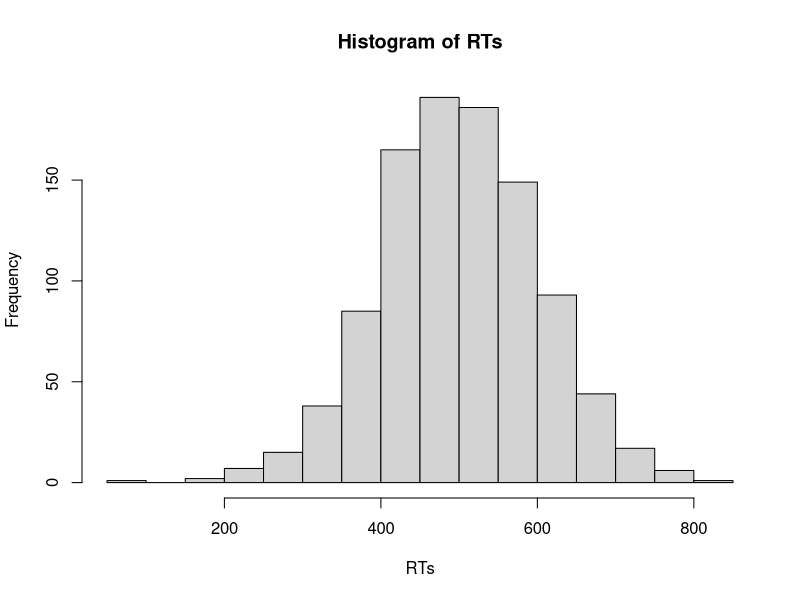
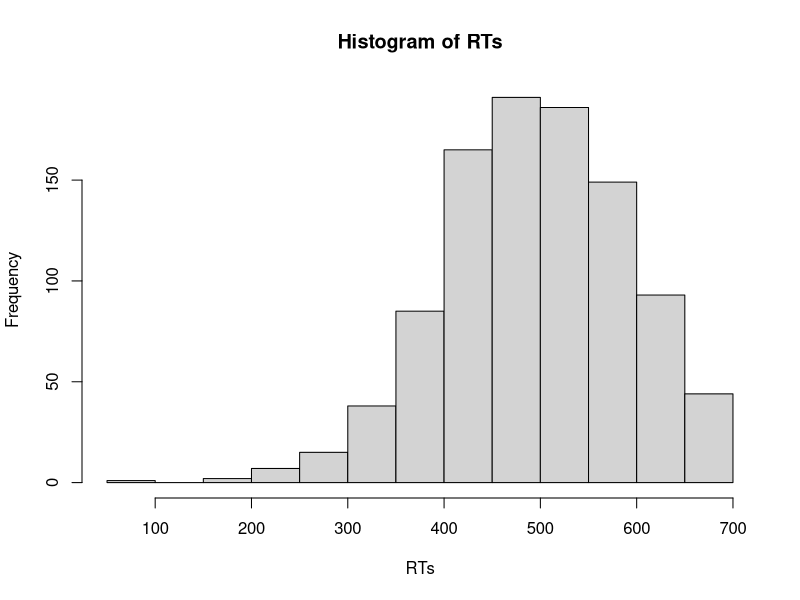
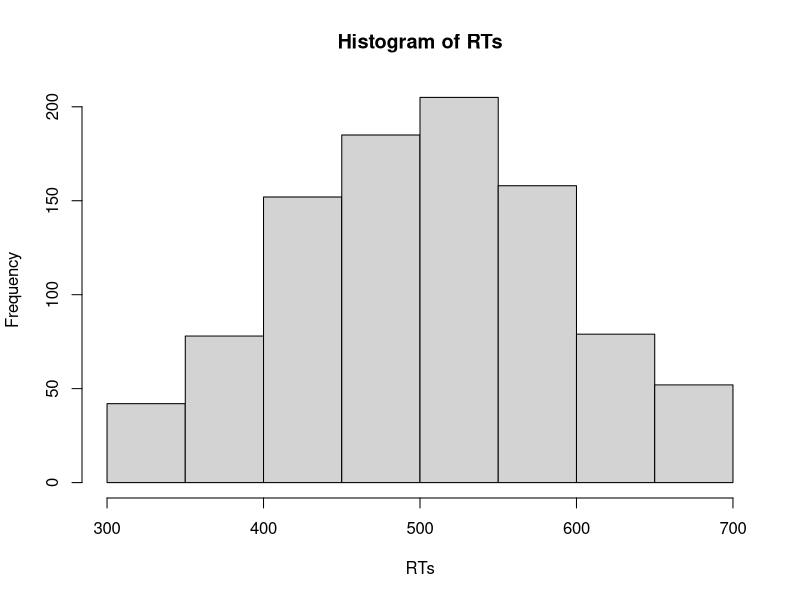

The R source for these figures, in order:
## ---- chunk 1
2.5 * 10
2.5 + (9 / 4)
## ---- chunk 2
# Hier werden zwei Variablen - x und y - definiert
x <- 2
y <- 3
## ---- chunk 3
x
## ---- chunk 4
x + y

x * y
## ---- chunk 5
z <- x * 10
## ---- chunk 6
x

z
## ---- chunk 7
# Beispiele für gute Variablennamen

durchschnittliches_Alter <- 23

MW_Alter <- 23

durchschnittliches_Evaluationsergebnis_KursA <- 2

MW_Evaluationsergebnis_KursA <- 2
## ---- chunk 8
round(0.0249, 3)
## ---- chunk 9
round(x = 0.0249, digits = 3)
## ---- chunk 10
round(digits = 3, x = 0.0249)
## ---- chunk 11
round(0.0249, 3)

round(0.0249)
## ---- chunk 12
# Hier wird ein numerischer Vektor mit den Elementen 1 bis 10 erstellt. 
# Mit einem Doppelpunkt können alle ganzen Zahlen zwischen den beiden angegebenen Zahlen angesprochen werden.
Vektor_numeric <- c(1, 2, 3, 4, 5, 6:10)
## ---- chunk 13
mode(Vektor_numeric)
## ---- chunk 14
Vektor_numeric * 2
## ---- chunk 15
punkte_MC_Fragen <- c(5, 2, 2, 4, 3, 2, 1, 0, 1, 4)

punkte_offene_Fragen <- c(3, 4, 5, 0, 2, 3, 1, 3, 5, 1)

klausurergebnis <- punkte_MC_Fragen + punkte_offene_Fragen

klausurergebnis
## ---- chunk 16
"Alpha" 

'Beta'

Vektor_character <- c("Lea", "Luke", "Han", "Chewy") 

mode(Vektor_character)
## ---- chunk 17
Geschlecht <- c("männlich", "weiblich", "weiblich", "divers", "weiblich")

Studienfach <- c("Psychologie", "Medizin", "Informatik", "Sportwissenschaft", "Biologie")
## ---- chunk 18
TRUE 

FALSE

Vektor_logical <- c(TRUE, TRUE, FALSE, TRUE) 

mode(Vektor_logical)
## ---- chunk 19
# Hier wird festgehalten, welche Versuchspersonen (id) die Studie 
# vollständig abgeschlossen haben (Studie_abgeschlossen)

id <- 1:10

Studie_abgeschlossen <- c(TRUE, TRUE, FALSE, TRUE, TRUE, FALSE, FALSE, TRUE, TRUE, TRUE) 
## ---- chunk 20
## Logisches UND (&)

TRUE & TRUE

TRUE & FALSE

FALSE & FALSE
## ---- chunk 21
## Logisches ODER (|)

TRUE | TRUE

TRUE | FALSE

FALSE | FALSE
## ---- chunk 22
## Logisches NICHT (!)

!TRUE

!FALSE
## ---- chunk 23
!TRUE & FALSE | TRUE

!TRUE & (FALSE | TRUE)
## ---- chunk 24
Bedingung <- c (0, 1, 1, 0, 1, 0, 0, 1)

Vektor_factor <- factor(x = Bedingung, 
                        levels = c(0, 1),
                        labels = c("Kontrollgruppe", "Experimentalgruppe"))

Vektor_factor

mode(Vektor_factor)
## ---- chunk 25
alter <- c(21, 25, 29, 24, NA, 19, 23, 24, 20)
## ---- chunk 26
daten <- c(3, 7, 9, 0, 1, 1, 4, 5)

# Hier wird das dritte Element ausgewählt

daten[3]
## ---- chunk 27
# Hier werden alle Elemente außer dem dritten ausgewählt

daten[-3]
## ---- chunk 28
# Hier werden die Elemente 2, 3, 4 und 5 ausgewählt

daten[2:5]
## ---- chunk 29
# Hier werden die Elemente 2 und 7 ausgewählt

daten[c(2, 7)]
## ---- chunk 30
ausgewaehlte_daten <- daten[c(2, 7)]
## ---- chunk 31
alter <- c(20, 21, 18, 25, 32, 17, 65, 22)

alter >= 18
## ---- chunk 32
# Hier überprüfen wir, welche Versuchspersonen jünger als 18 Jahre alt sind

alter < 18

# Wir können auch überprüfen, welche Versuchspersonen genau 18 Jahre alt sind

alter == 18
## ---- chunk 33
# Hier wird überprüft, welche Versuchspersonen Psychologie studieren...

Studienfach <- c("Psychologie", "Medizin", "Informatik", "Sportwissenschaft", "Biologie")

Studienfach == "Psychologie"

# ...bzw. welche nicht.

Studienfach != "Psychologie"
## ---- chunk 34
Bedingung <- c (0, 1, 1, 0, 1, 0, 0, 1)

Bedingung <- factor(x = Bedingung, 
                        levels = c(0, 1),
                        labels = c("Kontrollgruppe", "Experimentalgruppe"))

# Hier wird überprüft, welche Versuchspersonen der Experimentalgruppe angehören

Bedingung == "Experimentalgruppe"
## ---- chunk 35
Testwerte <- c(80, 57, 93, 85, 72, 65, -9)

Testwerte == -9
## ---- chunk 36
fehlende_Werte <- Testwerte == -9
## ---- chunk 37
Testwerte[fehlende_Werte] <- NA

# Hier wurde der Werte -9 durch NA ersetzt:

Testwerte
## ---- chunk 38
# Als erstes werden 1000 Trials einer Versuchsperson simuliert

RTs <- rnorm(n = 1000, mean = 500, sd = 100)

# Histogram für die simulierten Daten

hist(RTs)

# Der folgende Vektor gibt an, welche Reaktionszeiten länger 700 ms sind

Ausreisser <- RTs > 700

# und hier werden sie durch einen `NA` ersetzt (d.h. gelöscht)

RTs[Ausreisser] <- NA

# Histogram für die Daten ohne Ausreißer

hist(RTs)
## ---- chunk 39
RTs <- rnorm(n = 1000, mean = 500, sd = 100)

# Hier wird der logische Vergleich direkt als Index von RTs genutzt.

RTs[RTs > 700] <- NA
## ---- chunk 40
RTs <- rnorm(n = 1000, mean = 500, sd = 100)

# Hier wird der logische Vergleich direkt als Index von RTs genutzt.

RTs[RTs > 700] <- 700
## ---- chunk 41
# Als erstes werden 1000 Trials einer Versuchsperson simuliert

RTs <- rnorm(n = 1000, mean = 500, sd = 100)

# Dann werden untere und obere Grenzen als Variablen definiert. Dies hat den
# Vorteil, dass Sie einfach diese Variablen im Code anpassen können, wenn Sie 
# die Kriterien zur Ausreißeranalyse anpassen möchten.

untere_Grenze <- 300
obere_Grenze <- 700

# In diesem Vektor von Reaktionszeiten werden alle RTs, die schneller als 300 ms
# oder länger als 700 ms sind, entfernt. Dazu wird der logische ODER-Operator 
# benötigt; es sollen solche Trials identifiziert werden, die < 300 ms ODER 
# > 700 ms sind.

Ausreisser <- (RTs > obere_Grenze | RTs < untere_Grenze)


RTs[Ausreisser] <- NA

# Im Histogramm ist zu sehen, dass sowohl sehr schnelle als auch sehr langsame
# Trials aus den Daten entfernt wurden.

hist(RTs)
